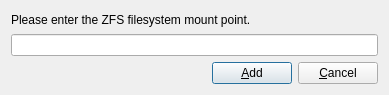
<?xml version="1.0" encoding="UTF-8"?>
<ui version="4.0">
 <class>dialogZFSMount</class>
 <widget class="QDialog" name="dialogZFSMount">
  <property name="geometry">
   <rect>
    <x>0</x>
    <y>0</y>
    <width>389</width>
    <height>95</height>
   </rect>
  </property>
  <property name="windowTitle">
   <string notr="true">PC-BSD</string>
  </property>
  <property name="modal">
   <bool>true</bool>
  </property>
  <layout class="QGridLayout" name="gridLayout">
   <item row="0" column="0">
    <widget class="QLabel" name="label">
     <property name="text">
      <string>Please enter the ZFS filesystem mount point.</string>
     </property>
     <property name="wordWrap">
      <bool>true</bool>
     </property>
    </widget>
   </item>
   <item row="1" column="0">
    <widget class="QLineEdit" name="lineZFSMount"/>
   </item>
   <item row="2" column="0">
    <layout class="QHBoxLayout" name="horizontalLayout">
     <item>
      <spacer name="horizontalSpacer">
       <property name="orientation">
        <enum>Qt::Horizontal</enum>
       </property>
       <property name="sizeHint" stdset="0">
        <size>
         <width>158</width>
         <height>20</height>
        </size>
       </property>
      </spacer>
     </item>
     <item>
      <widget class="QPushButton" name="pushAdd">
       <property name="text">
        <string>&amp;Add</string>
       </property>
       <property name="icon">
        <iconset resource="sysinstaller.qrc">
         <normaloff>:/PCBSD/images/edit_add.png</normaloff>:/PCBSD/images/edit_add.png</iconset>
       </property>
      </widget>
     </item>
     <item>
      <widget class="QPushButton" name="pushCancel">
       <property name="text">
        <string>&amp;Cancel</string>
       </property>
      </widget>
     </item>
    </layout>
   </item>
  </layout>
 </widget>
 <resources>
  <include location="sysinstaller.qrc"/>
 </resources>
 <connections/>
</ui>
